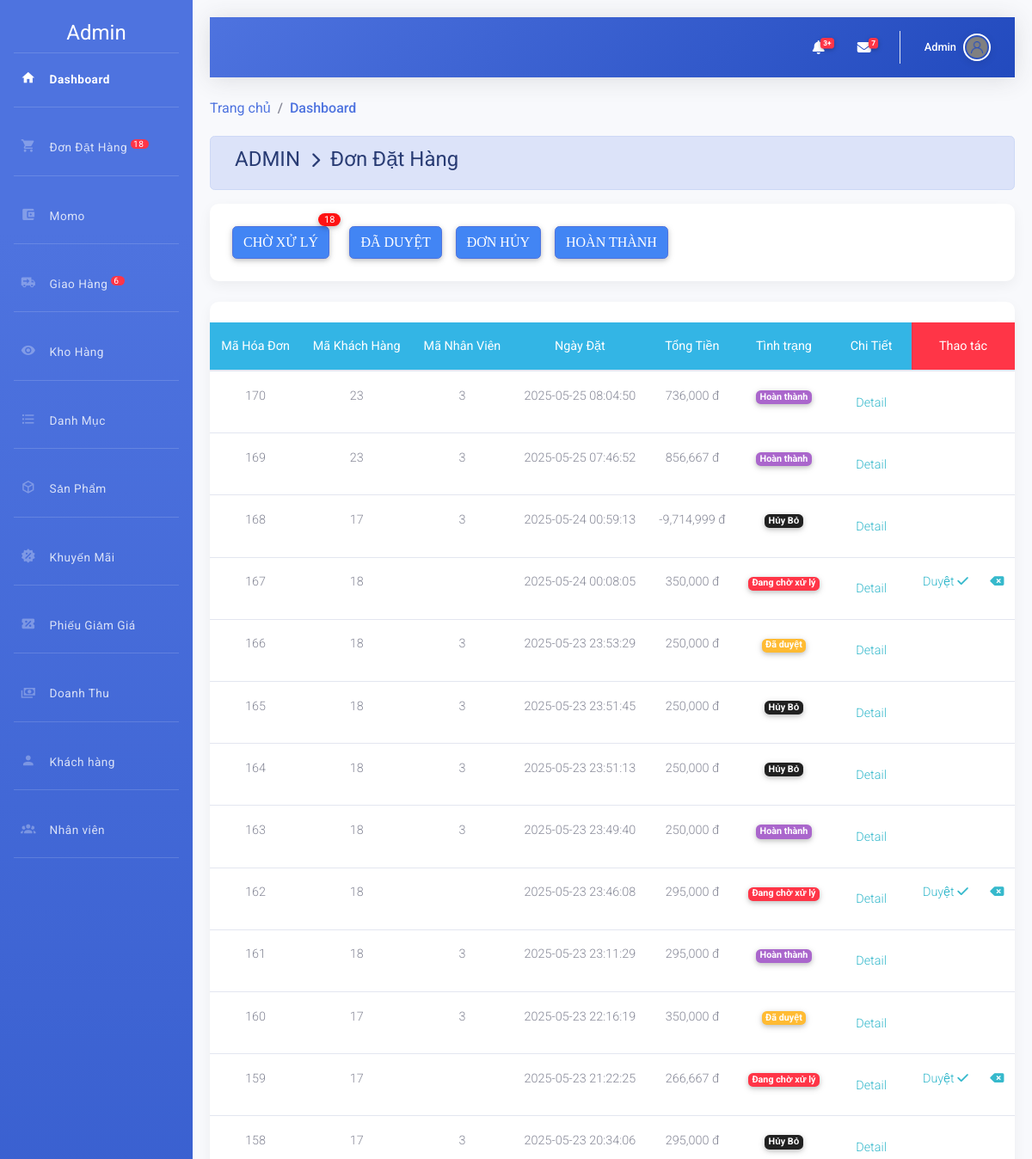
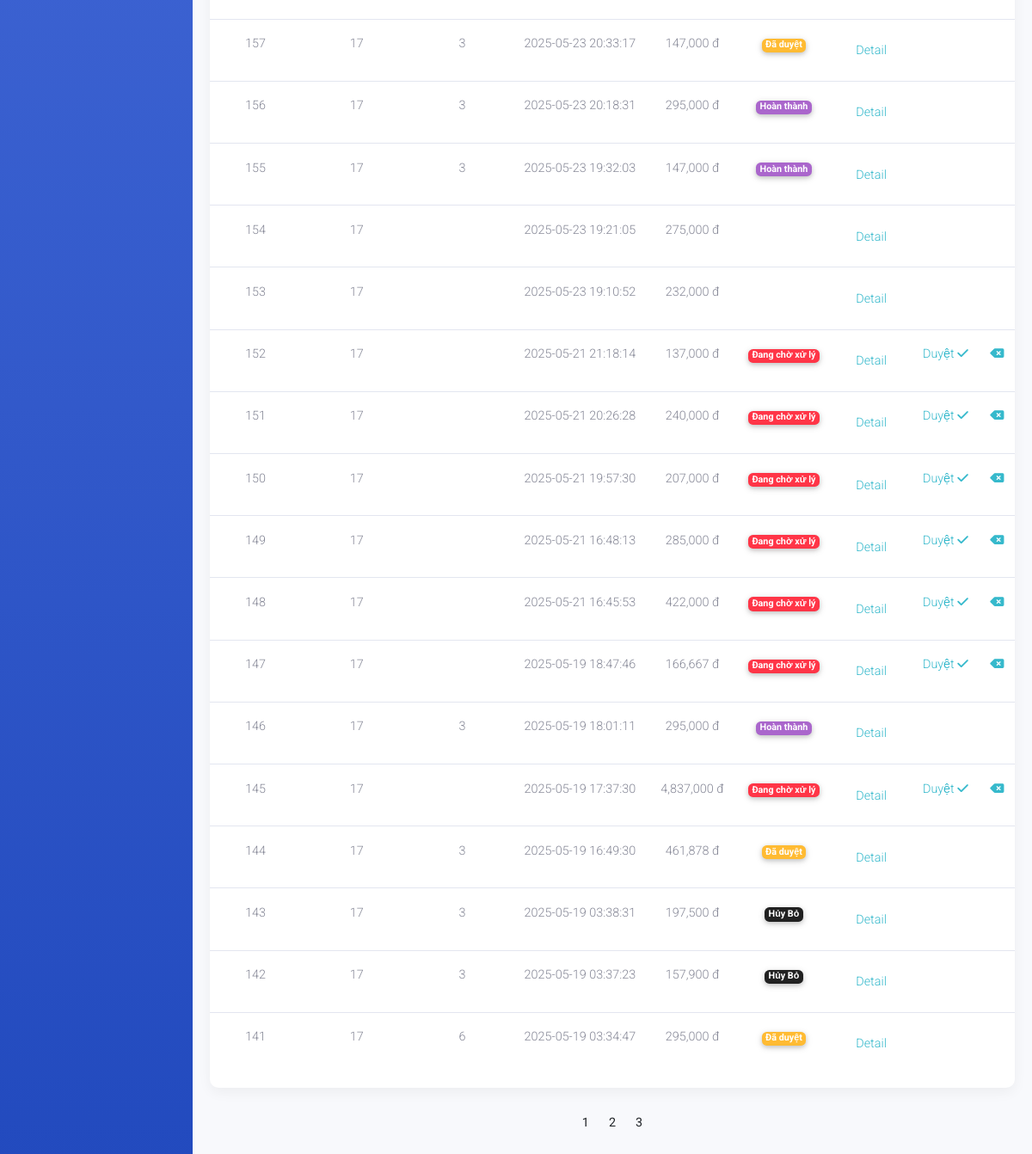
The page /admin/index.php?action=xldathang (signed in) on the database its author committed (2 pictures, top to bottom).
### tables this page shows
CREATE TABLE `hoadon` (
  `MaHD` int NOT NULL,
  `MaKH` int NOT NULL,
  `MaNV` int DEFAULT NULL,
  `NgayDat` datetime DEFAULT CURRENT_TIMESTAMP,
  `NgayGiao` datetime DEFAULT NULL,
  `TinhTrang` varchar(20) DEFAULT NULL,
  `TongTien` decimal(10,0) NOT NULL,
  `MaNVGH` varchar(50) DEFAULT NULL,
  `MaMomo` int DEFAULT NULL
);

### admin/dondathang/dondathang.php (the view, shortened to what this page needs)
<div class="row">
    <div class="col-md-12 grid-margin stretch-card">
        <div class="card">
            <br>
            <table class="table table-hover  text-center ">
                <thead class="badge-info">
                    <tr>
                        <th>Mã Hóa Đơn</th>
                        <th>Mã Khách Hàng</th>
                        <th>Mã Nhân Viên</th>
                        <th>Ngày Đặt</th>
                        <th>Tổng Tiền</th>
                        <th>Tình trạng</th>
                        <th>Chi Tiết</th>
                        <th colspan="2" class="badge-danger">Thao tác</th>
                    </tr>
                </thead>
                <tbody>
                    <?php
		            if(isset($_GET['trang'])){
		                $trang=$_GET['trang'];
		            }
		            else{ $trang=1;}
		            $from =($trang-1)*30;
			 		if(isset($_GET['dk'])){
			 			$dk=$_GET['dk'];
			 			$sql="SELECT * from hoadon  where TinhTrang='".$dk."' Order  by NgayDat DESC LIMIT $from,30";
			 		}else{
			 			$sql="select * from hoadon Order  by NgayDat DESC LIMIT $from,30";
			 		}
					$rs=mysqli_query($conn,$sql); $so=0;
				 	while ($row=mysqli_fetch_array($rs)) { ?>
                    <tr>
                        <td><?php echo $row['MaHD']; ?></td>
                        <td><?php echo $row['MaKH']; ?></td>
                        <td><?php echo $row['MaNV']; ?></td>
                        <td><?php echo $row['NgayDat']; ?></td>
                        <td><?php echo number_format($row['TongTien']).' đ'; ?></td>
                        <td><?php if( $row['TinhTrang']==='chưa duyệt') {?>
                            <label class="badge badge-danger">
                                <font style="vertical-align: inherit;">
                                    <font style="vertical-align: inherit;">Đang chờ xử lý</font>
                                </font>
                            </label>
                            <?php }elseif ($row['TinhTrang']==='Đã duyệt') {?>
                            <label class="badge badge-warning">
                                <font style="vertical-align: inherit;">
                                    <font style="vertical-align: inherit;">Đã duyệt</font>
                                </font>
                            </label>
                            <?php }elseif ($row['TinhTrang']==='hoàn thành') { ?>
                            <label class="badge badge-secondary">
                                <font style="vertical-align: inherit;">
                                    <font style="vertical-align: inherit;">Hoàn thành</font>
                                </font>
                            </label>
                            <?php }elseif ($row['TinhTrang']==='Hủy Bỏ') { ?>
                            <label class="badge badge-dark">
                                <font style="vertical-align: inherit;">
                                    <font style="vertical-align: inherit;">Hủy Bỏ</font>
                                </font>
                            </label>
                            <?php } ?>
                        </td>
                        <td><a class="nav-link text-info"
                                href="index.php?action=xldathang&view=ctdh&mahd=<?php echo $row['MaHD']; ?>">Detail </a>
                        </td>
                        <td><?php if($row['TinhTrang']==="chưa duyệt"){echo '<a class="text-info" href="dondathang/xuly.php?action=duyet&mahd='.$row['MaHD'].'" >Duyệt <i class="fas fa-check"></i> </a>';}?>
                        </td>
                        <td><?php if($row['TinhTrang']==="chưa duyệt"){ ?>
                            <a class="text-info"
                                href="dondathang/xuly.php?action=huy&mahd=<?php echo $row['MaHD']; ?>"><i
                                    class="fas fa-backspace"></i></a>
                        </td>
                        <?php } ?>
                    </tr>
                    <?php	} ?>
                </tbody>
            </table>
        </div><br>
    </div>
    <div class="row m-auto">
        <?php $dk2='';
					if(isset($_GET['dk'])){
					 			$dk2=$_GET['dk'];
					 			$ds_spn1b="SELECT * from hoadon  where TinhTrang='".$dk2."'";
					 		}else{
					 			$ds_spn1b="select * from hoadon";
					 		}
		            $query_dssp2=mysqli_query($conn,$ds_spn1b);
		            $sosp=mysqli_num_rows($query_dssp2);
		            $sotrang = ceil($sosp/30); ?>
        <ul class="pagination justify-content-center">
            <?php for($x=1;$x<=$sotrang;$x++){
						         	if($dk2===''){?>
            <li class="page-item">
                <a class="page-link " href="index.php?action=xldathang&trang=<?php echo $x ?>"><?php echo $x ;?></a>
            </li>
            <?php      }
						      } ?>
        </ul>
    </div>
</div>

### rows shown on the page
hoadon: MaHD "170", MaKH "23", MaNV "3", NgayDat "2025-05-25 08:04:50", TongTien "736,000", TinhTrang "Hoàn thành"
hoadon: MaHD "169", MaKH "23", MaNV "3", NgayDat "2025-05-25 07:46:52", TongTien "856,667", TinhTrang "Hoàn thành"
hoadon: MaHD "168", MaKH "17", MaNV "3", NgayDat "2025-05-24 00:59:13", TongTien "-9,714,999", TinhTrang "Hủy Bỏ"
hoadon: MaHD "167", MaKH "18", NgayDat "2025-05-24 00:08:05", TongTien "350,000", TinhTrang "Đang chờ xử lý"
hoadon: MaHD "166", MaKH "18", MaNV "3", NgayDat "2025-05-23 23:53:29", TongTien "250,000", TinhTrang "Đã duyệt"
hoadon: MaHD "165", MaKH "18", MaNV "3", NgayDat "2025-05-23 23:51:45", TongTien "250,000", TinhTrang "Hủy Bỏ"
hoadon: MaHD "164", MaKH "18", MaNV "3", NgayDat "2025-05-23 23:51:13", TongTien "250,000", TinhTrang "Hủy Bỏ"
hoadon: MaHD "163", MaKH "18", MaNV "3", NgayDat "2025-05-23 23:49:40", TongTien "250,000", TinhTrang "Hoàn thành"
hoadon: MaHD "162", MaKH "18", NgayDat "2025-05-23 23:46:08", TongTien "295,000", TinhTrang "Đang chờ xử lý"
hoadon: MaHD "161", MaKH "18", MaNV "3", NgayDat "2025-05-23 23:11:29", TongTien "295,000", TinhTrang "Hoàn thành"
hoadon: MaHD "160", MaKH "17", MaNV "3", NgayDat "2025-05-23 22:16:19", TongTien "350,000", TinhTrang "Đã duyệt"
hoadon: MaHD "159", MaKH "17", NgayDat "2025-05-23 21:22:25", TongTien "266,667", TinhTrang "Đang chờ xử lý"
hoadon: MaHD "158", MaKH "17", MaNV "3", NgayDat "2025-05-23 20:34:06", TongTien "295,000", TinhTrang "Hủy Bỏ"
hoadon: MaHD "157", MaKH "17", MaNV "3", NgayDat "2025-05-23 20:33:17", TongTien "147,000", TinhTrang "Đã duyệt"
hoadon: MaHD "156", MaKH "17", MaNV "3", NgayDat "2025-05-23 20:18:31", TongTien "295,000", TinhTrang "Hoàn thành"
hoadon: MaHD "155", MaKH "17", MaNV "3", NgayDat "2025-05-23 19:32:03", TongTien "147,000", TinhTrang "Hoàn thành"
hoadon: MaHD "154", MaKH "17", NgayDat "2025-05-23 19:21:05", TongTien "275,000"
hoadon: MaHD "153", MaKH "17", NgayDat "2025-05-23 19:10:52", TongTien "232,000"
hoadon: MaHD "152", MaKH "17", NgayDat "2025-05-21 21:18:14", TongTien "137,000", TinhTrang "Đang chờ xử lý"
hoadon: MaHD "151", MaKH "17", NgayDat "2025-05-21 20:26:28", TongTien "240,000", TinhTrang "Đang chờ xử lý"
hoadon: MaHD "150", MaKH "17", NgayDat "2025-05-21 19:57:30", TongTien "207,000", TinhTrang "Đang chờ xử lý"
hoadon: MaHD "149", MaKH "17", NgayDat "2025-05-21 16:48:13", TongTien "285,000", TinhTrang "Đang chờ xử lý"
hoadon: MaHD "148", MaKH "17", NgayDat "2025-05-21 16:45:53", TongTien "422,000", TinhTrang "Đang chờ xử lý"
hoadon: MaHD "147", MaKH "17", NgayDat "2025-05-19 18:47:46", TongTien "166,667", TinhTrang "Đang chờ xử lý"
hoadon: MaHD "146", MaKH "17", MaNV "3", NgayDat "2025-05-19 18:01:11", TongTien "295,000", TinhTrang "Hoàn thành"
hoadon: MaHD "145", MaKH "17", NgayDat "2025-05-19 17:37:30", TongTien "4,837,000", TinhTrang "Đang chờ xử lý"
hoadon: MaHD "144", MaKH "17", MaNV "3", NgayDat "2025-05-19 16:49:30", TongTien "461,878", TinhTrang "Đã duyệt"
hoadon: MaHD "143", MaKH "17", MaNV "3", NgayDat "2025-05-19 03:38:31", TongTien "197,500", TinhTrang "Hủy Bỏ"
hoadon: MaHD "142", MaKH "17", MaNV "3", NgayDat "2025-05-19 03:37:23", TongTien "157,900", TinhTrang "Hủy Bỏ"
hoadon: MaHD "141", MaKH "17", MaNV "6", NgayDat "2025-05-19 03:34:47", TongTien "295,000", TinhTrang "Đã duyệt"

### other values the page prints
$dem "18"
$dem "6"
$nv['TenNV'] "Admin"
